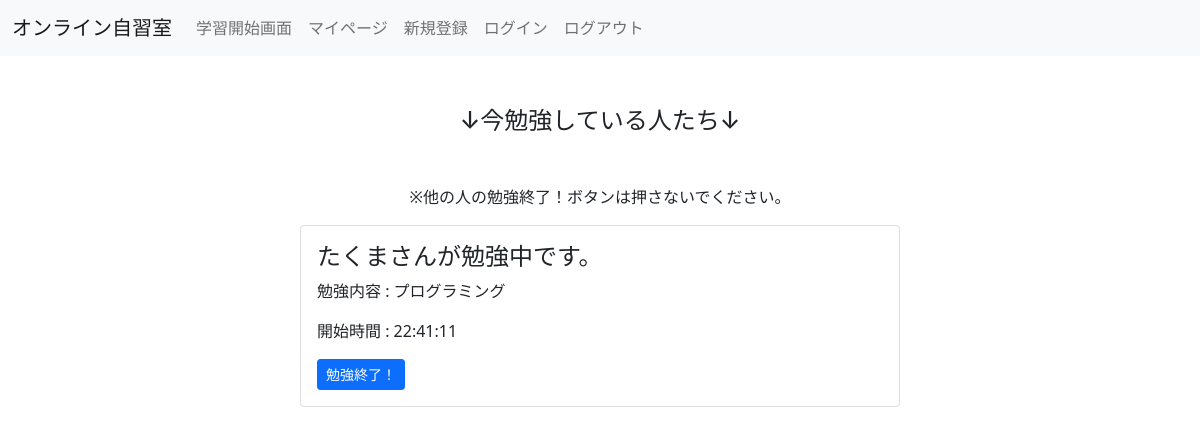
Before: / with the older database file.
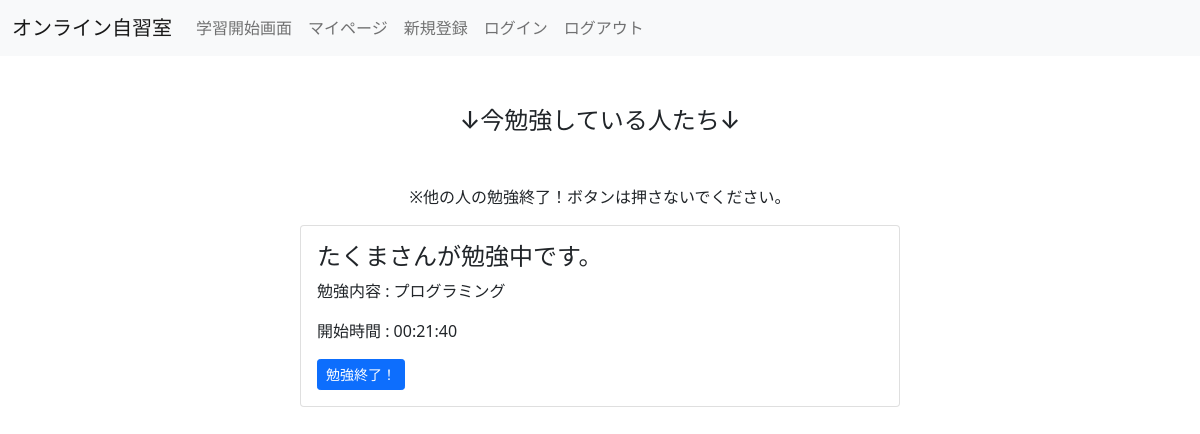
After: the same page with the newer database file.
### app.py (models this page shows)
class Post(db.Model):
    id = db.Column(db.Integer, primary_key = True)
    name = db.Column(db.String(30), nullable = False)
    detail = db.Column(db.String(100), nullable = False)
    start_time = db.Column(db.DateTime, nullable = False)

### app.py (the view, shortened to what this page needs)
@app.route('/', methods = ['GET', 'POST'])
def index():
    if request.method == 'GET':
        posts = Post.query.order_by(Post.start_time).all()
        return render_template('index.html', posts = posts)

### templates/index.html (shortened to what this page needs)
{% extends 'base.html' %}
{% block body %}
<h4 style="margin:50px; text-align: center;">↓今勉強している人たち↓</h4>
<p style="text-align: center;">※他の人の勉強終了！ボタンは押さないでください。</p>
{% for post in posts %}
<div class="card w-50 mb-3" style="margin: auto;">
    <div class="card-body">
      <h4 class="card-title">{{ post.name }}さんが勉強中です。</h4>
      <p>勉強内容 : {{ post.detail }}</p>
      <p>開始時間 : {{post.start_time.time() }}</p>
      <a  class="btn btn-primary btn-sm" href = '/finish/{{ post.id }}' role = "button">勉強終了！</a>
    </div>
</div>
{% endfor %}
{% endblock %}

### templates/base.html (shortened to what this page needs)
<!DOCTYPE html>
<html lang="ja">
<head>
    <link rel = "stylesheet" href = "{{ url_for('static', filename = 'css/bootstrap.min.css') }}">
</head>
<body>
    <nav class="navbar navbar-expand-lg navbar-light bg-light">
        <div class="container-fluid">
          <a class="navbar-brand" href="/">オンライン自習室</a>
          <div class="collapse navbar-collapse" id="navbarNav">
            <ul class="navbar-nav">
              <li class="nav-item">
                <a class="nav-link" href="/create">学習開始画面</a>
              </li>
              <li class="nav-item">
                <a class="nav-link" href="/mypage">マイページ</a>
              </li>
              <li class="nav-item">
                <a class="nav-link" href="/signup">新規登録</a>
              </li>
              <li class="nav-item">
                <a class="nav-link" href="/login">ログイン</a>
              </li>
              <li class="nav-item">
                <a class="nav-link" href="/logout">ログアウト</a>
              </li>
            </ul>
          </div>
        </div>
    </nav>
    {% block body %}{% endblock %}
</body>
</html>

Changed rows visible on the page:
changed Post "たくま": start_time.time "22:41:11" → "00:21:40"
